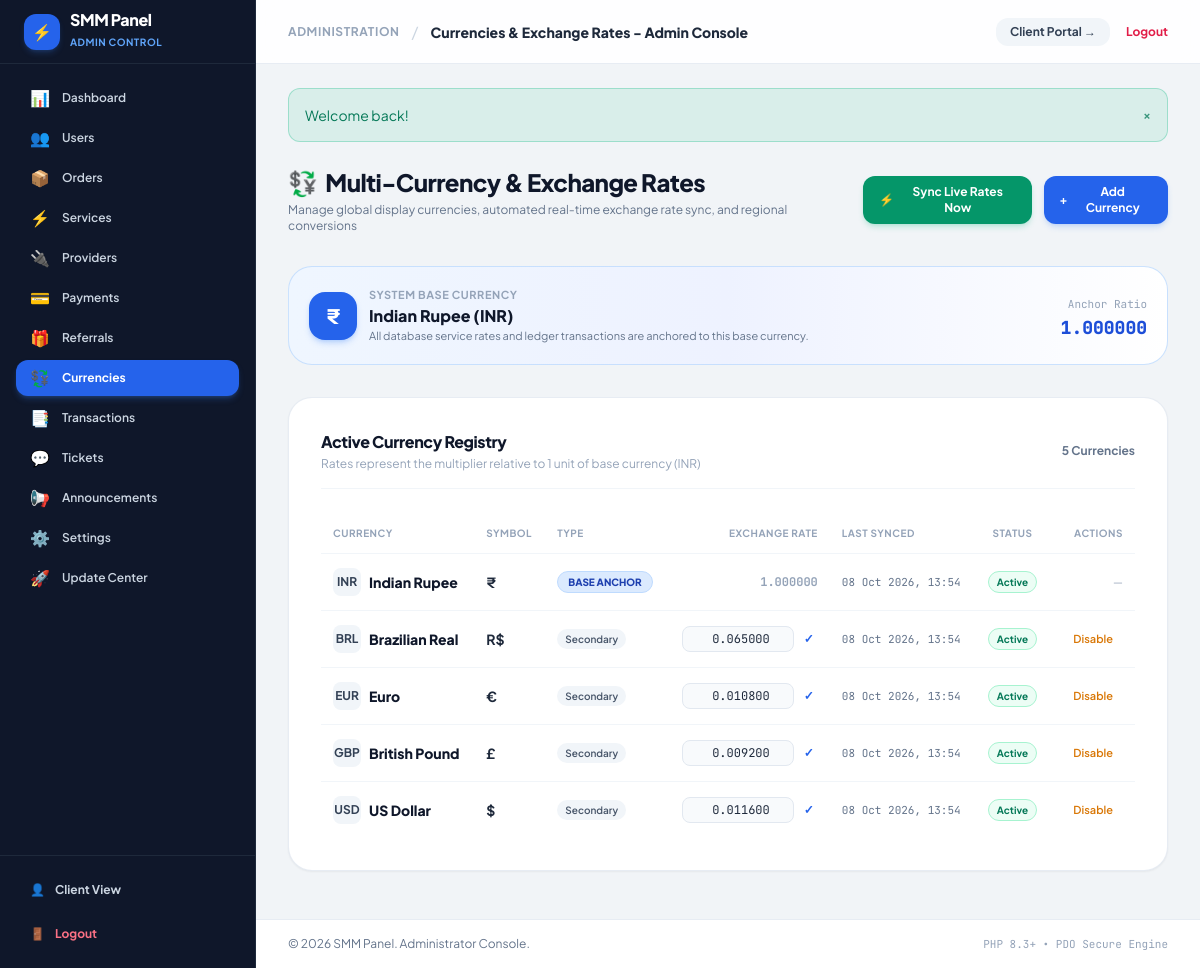
Screenshot of /admin/currencies.php (signed in) with the database file from the repository.
### tables this page shows
CREATE TABLE `currencies` (
  `id` INT UNSIGNED AUTO_INCREMENT PRIMARY KEY,
  `code` VARCHAR(10) NOT NULL UNIQUE,
  `symbol` VARCHAR(10) NOT NULL,
  `name` VARCHAR(50) NOT NULL,
  `exchange_rate` DECIMAL(14, 6) NOT NULL DEFAULT 1.000000,
  `is_base` TINYINT(1) NOT NULL DEFAULT 0,
  `status` ENUM('active', 'inactive') NOT NULL DEFAULT 'active',
  `created_at` TIMESTAMP DEFAULT CURRENT_TIMESTAMP,
  `updated_at` TIMESTAMP DEFAULT CURRENT_TIMESTAMP ON UPDATE CURRENT_TIMESTAMP,
  INDEX `idx_currency_code` (`code`)
);

### admin/currencies.php (the view, shortened to what this page needs)
<?php
require_once __DIR__ . '/../includes/functions.php';
$db = Database::getConnection();
$currencies = $db->query("SELECT * FROM currencies ORDER BY is_base DESC, code ASC")->fetchAll();
$baseCurrency = null;
foreach ($currencies as $c) {
    if (!empty($c['is_base'])) {
        $baseCurrency = $c;
        break;
    }
}
require_once __DIR__ . '/../includes/header.php';
?>
<div class="max-w-6xl mx-auto my-6 space-y-8">
    <div class="flex flex-col sm:flex-row sm:items-center justify-between gap-4">
        <div>
            <h1 class="text-2xl font-black text-slate-900 tracking-tight flex items-center gap-2">
                <span>💱</span> Multi-Currency &amp; Exchange Rates
            </h1>
            <p class="text-xs text-slate-500 mt-1">Manage global display currencies, automated real-time exchange rate sync, and regional conversions</p>
        </div>
        <div class="flex items-center gap-3">
            <form action="/admin/currencies.php" method="POST" class="inline">
                <button type="submit" class="px-4 py-2 bg-emerald-600 hover:bg-emerald-700 text-white rounded-xl text-xs font-bold shadow-md shadow-emerald-500/20 transition-all flex items-center gap-1.5 active:scale-95">
                    <span>⚡</span> Sync Live Rates Now
                </button>
            </form>
            <button type="button" onclick="document.getElementById('addCurrencyModal').classList.remove('hidden')" class="px-4 py-2 bg-blue-600 hover:bg-blue-700 text-white rounded-xl text-xs font-bold shadow-md shadow-blue-500/20 transition-all flex items-center gap-1.5">
                <span>+</span> Add Currency
            </button>
        </div>
    </div>
    <div class="p-5 rounded-3xl bg-gradient-to-r from-blue-50 via-indigo-50 to-white border border-blue-200/80 shadow-xs flex flex-col sm:flex-row sm:items-center justify-between gap-4">
        <div class="flex items-center gap-3">
            <div class="w-12 h-12 rounded-2xl bg-blue-600 text-white flex items-center justify-center font-black text-xl shadow-md shadow-blue-500/25">
                <?= e($baseCurrency['symbol'] ?? '₹') ?>
            </div>
            <div>
                <span class="text-[11px] font-bold text-slate-400 uppercase tracking-wider block">System Base Currency</span>
                <span class="text-base font-extrabold text-slate-900">
                    <?= e($baseCurrency['name'] ?? 'Indian Rupee') ?> (<?= e($baseCurrency['code'] ?? 'INR') ?>)
                </span>
                <span class="text-[11px] text-slate-500 block">All database service rates and ledger transactions are anchored to this base currency.</span>
            </div>
        </div>
        <div class="text-left sm:text-right">
            <span class="text-[11px] font-mono text-slate-400">Anchor Ratio</span>
            <div class="text-lg font-black text-blue-700 font-mono">1.000000</div>
        </div>
    </div>
    <div class="bg-white rounded-3xl p-6 sm:p-8 border border-slate-200/80 shadow-sm space-y-6">
        <div class="flex items-center justify-between pb-4 border-b border-slate-100">
            <div>
                <h2 class="text-base font-extrabold text-slate-900 tracking-tight">Active Currency Registry</h2>
                <p class="text-xs text-slate-400 mt-0.5">Rates represent the multiplier relative to 1 unit of base currency (<?= e($baseCurrency['code'] ?? 'INR') ?>)</p>
            </div>
            <span class="text-xs font-bold text-slate-500"><?= count($currencies) ?> Currencies</span>
        </div>
        <div class="overflow-x-auto">
            <table class="w-full text-left text-xs">
                <thead>
                    <tr class="text-slate-400 border-b border-slate-100 pb-3 uppercase text-[10px] font-bold tracking-wider">
                        <th class="py-3 px-3">Currency</th>
                        <th class="py-3 px-3">Symbol</th>
                        <th class="py-3 px-3">Type</th>
                        <th class="py-3 px-3 text-right">Exchange Rate</th>
                        <th class="py-3 px-3">Last Synced</th>
                        <th class="py-3 px-3 text-center">Status</th>
                        <th class="py-3 px-3 text-right">Actions</th>
                    </tr>
                </thead>
                <tbody class="divide-y divide-slate-100">
                    <?php foreach ($currencies as $curr): ?>
                        <tr class="hover:bg-slate-50/70 transition-colors">
                            <td class="py-3.5 px-3">
                                <div class="font-extrabold text-slate-900 text-sm flex items-center gap-2">
                                    <span class="w-7 h-7 rounded-lg bg-slate-100 text-slate-700 flex items-center justify-center font-bold text-xs"><?= e($curr['code']) ?></span>
                                    <span><?= e($curr['name']) ?></span>
                                </div>
                            </td>
                            <td class="py-3.5 px-3 font-bold text-slate-800 text-sm">
                                <?= e($curr['symbol']) ?>
                            </td>
                            <td class="py-3.5 px-3">
                                <?php if (!empty($curr['is_base'])): ?>
                                    <span class="inline-flex items-center px-2.5 py-0.5 rounded-full text-[10px] font-black bg-blue-100 text-blue-800 border border-blue-200">
                                        BASE ANCHOR
                                    </span>
                                <?php else: ?>
                                    <span class="inline-flex items-center px-2 py-0.5 rounded-full text-[10px] font-semibold bg-slate-100 text-slate-600">
                                        Secondary
                                    </span>
                                <?php endif; ?>
                            </td>
                            <td class="py-3.5 px-3 text-right">
                                <?php if (!empty($curr['is_base'])): ?>
                                    <span class="font-mono text-slate-400 font-bold">1.000000</span>
                                <?php else: ?>
                                    <form action="/admin/currencies.php" method="POST" class="inline-flex items-center gap-1.5 justify-end">
                                        <input type="number" step="0.000001" min="0.000001" name="exchange_rate" value="<?= e((string)$curr['exchange_rate']) ?>" class="w-28 px-2 py-1 bg-slate-50 border border-slate-200 rounded-lg text-xs font-mono text-right focus:ring-1 focus:ring-blue-500">
                                        <button type="submit" class="p-1 hover:bg-slate-100 rounded text-blue-600 font-bold" title="Save Rate">✓</button>
                                    </form>
                                <?php endif; ?>
                            </td>
                            <td class="py-3.5 px-3 text-slate-500 font-mono text-[11px] whitespace-nowrap">
                                <?= date('d M Y, H:i', strtotime($curr['updated_at'])) ?>
                            </td>
                            <td class="py-3.5 px-3 text-center">
                                <?php if ($curr['status'] === 'active'): ?>
                                    <span class="inline-flex items-center px-2 py-0.5 rounded-full text-[10px] font-bold bg-emerald-50 text-emerald-700 border border-emerald-200">
                                        Active
                                    </span>
                                <?php else: ?>
                                    <span class="inline-flex items-center px-2 py-0.5 rounded-full text-[10px] font-bold bg-slate-100 text-slate-500">
                                        Disabled
                                    </span>
                                <?php endif; ?>
                            </td>
                            <td class="py-3.5 px-3 text-right">
                                <?php if (empty($curr['is_base'])): ?>
                                    <form action="/admin/currencies.php" method="POST" class="inline">
                                        <button type="submit" class="px-2.5 py-1 rounded-lg text-[11px] font-semibold <?= $curr['status'] === 'active' ? 'text-amber-600 hover:bg-amber-50' : 'text-emerald-600 hover:bg-emerald-50' ?>">
                                            <?= $curr['status'] === 'active' ? 'Disable' : 'Enable' ?>
                                        </button>
                                    </form>
                                <?php else: ?>
                                    <span class="text-[11px] text-slate-400">—</span>
                                <?php endif; ?>
                            </td>
                        </tr>
                    <?php endforeach; ?>
                </tbody>
            </table>
        </div>
    </div>
</div>
<?php require_once __DIR__ . '/../includes/footer.php'; ?>

### rows the page displays
currencies: symbol "₹", name "Indian Rupee", code "INR", is_base "BASE ANCHOR", updated_at "08 Oct 2026, 13:54", status "Active"
currencies: code "BRL", name "Brazilian Real", symbol "R$", is_base "Secondary", exchange_rate "0.065000", updated_at "08 Oct 2026, 13:54", status "Active"
currencies: code "EUR", name "Euro", symbol "€", is_base "Secondary", exchange_rate "0.010800", updated_at "08 Oct 2026, 13:54", status "Active"
currencies: code "GBP", name "British Pound", symbol "£", is_base "Secondary", exchange_rate "0.009200", updated_at "08 Oct 2026, 13:54", status "Active"
currencies: code "USD", name "US Dollar", symbol "$", is_base "Secondary", exchange_rate "0.011600", updated_at "08 Oct 2026, 13:54", status "Active"

### other values shown
app_name() "SMM Panel"
$link['icon'] "📊"
$link['name'] "Dashboard"
$link['icon'] "👥"
$link['name'] "Users"
$link['icon'] "📦"
$link['name'] "Orders"
$link['icon'] "⚡"
$link['name'] "Services"
$link['icon'] "🔌"
$link['name'] "Providers"
$link['icon'] "💳"
$link['name'] "Payments"
$link['icon'] "🎁"
$link['name'] "Referrals"
